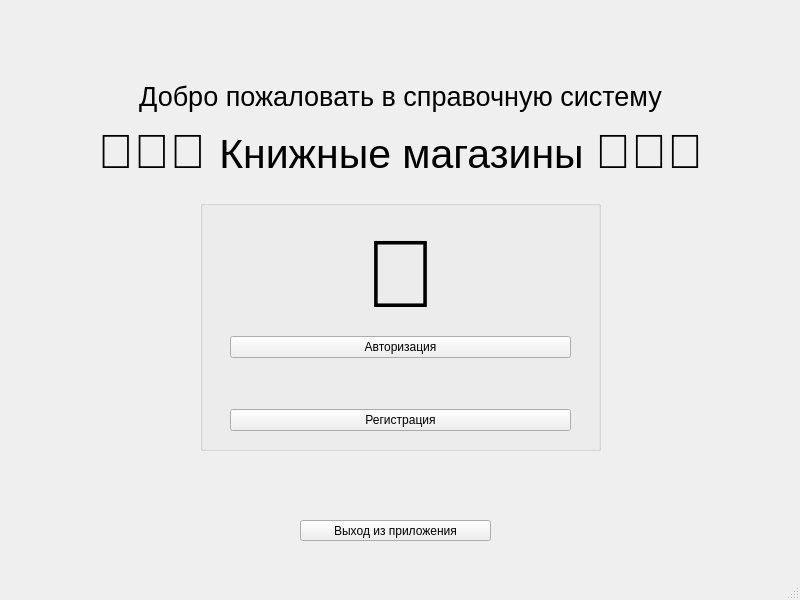
<?xml version="1.0" encoding="UTF-8"?>
<ui version="4.0">
 <class>MainWindow</class>
 <widget class="QMainWindow" name="MainWindow">
  <property name="geometry">
   <rect>
    <x>0</x>
    <y>0</y>
    <width>800</width>
    <height>600</height>
   </rect>
  </property>
  <property name="windowTitle">
   <string>MainWindow</string>
  </property>
  <property name="autoFillBackground">
   <bool>false</bool>
  </property>
  <widget class="QWidget" name="centralwidget">
   <widget class="QGroupBox" name="groupBox">
    <property name="geometry">
     <rect>
      <x>200</x>
      <y>200</y>
      <width>401</width>
      <height>251</height>
     </rect>
    </property>
    <property name="title">
     <string/>
    </property>
    <widget class="QWidget" name="">
     <property name="geometry">
      <rect>
       <x>30</x>
       <y>20</y>
       <width>341</width>
       <height>211</height>
      </rect>
     </property>
     <layout class="QVBoxLayout" name="verticalLayout">
      <item>
       <widget class="QLabel" name="label_2">
        <property name="text">
         <string>&lt;html&gt;&lt;head/&gt;&lt;body&gt;&lt;p align=&quot;center&quot;&gt;&lt;span style=&quot; font-size:72pt;&quot;&gt;📖&lt;/span&gt;&lt;/p&gt;&lt;/body&gt;&lt;/html&gt;</string>
        </property>
       </widget>
      </item>
      <item>
       <widget class="QPushButton" name="log">
        <property name="text">
         <string>Авторизация</string>
        </property>
       </widget>
      </item>
      <item>
       <widget class="QLabel" name="label_3">
        <property name="text">
         <string/>
        </property>
       </widget>
      </item>
      <item>
       <widget class="QPushButton" name="reg">
        <property name="text">
         <string>Регистрация</string>
        </property>
       </widget>
      </item>
     </layout>
    </widget>
   </widget>
   <widget class="QPushButton" name="pushButton">
    <property name="geometry">
     <rect>
      <x>300</x>
      <y>520</y>
      <width>191</width>
      <height>21</height>
     </rect>
    </property>
    <property name="text">
     <string>Выход из приложения</string>
    </property>
   </widget>
   <widget class="QLabel" name="label">
    <property name="geometry">
     <rect>
      <x>50</x>
      <y>40</y>
      <width>701</width>
      <height>181</height>
     </rect>
    </property>
    <property name="text">
     <string>&lt;html&gt;&lt;head/&gt;&lt;body&gt;&lt;p align=&quot;center&quot;&gt;&lt;span style=&quot; font-size:20pt;&quot;&gt;Добро пожаловать в справочную систему&lt;/span&gt;&lt;/p&gt;&lt;p align=&quot;center&quot;&gt;&lt;span style=&quot; font-size:36pt;&quot;&gt;📕📗📘 &lt;/span&gt;&lt;span style=&quot; font-size:31pt;&quot;&gt;Книжные магазины &lt;/span&gt;&lt;span style=&quot; font-size:36pt;&quot;&gt;📘📗📕&lt;/span&gt;&lt;/p&gt;&lt;/body&gt;&lt;/html&gt;</string>
    </property>
   </widget>
  </widget>
  <widget class="QMenuBar" name="menubar">
   <property name="geometry">
    <rect>
     <x>0</x>
     <y>0</y>
     <width>800</width>
     <height>23</height>
    </rect>
   </property>
  </widget>
  <widget class="QStatusBar" name="statusbar"/>
 </widget>
 <resources/>
 <connections/>
</ui>
